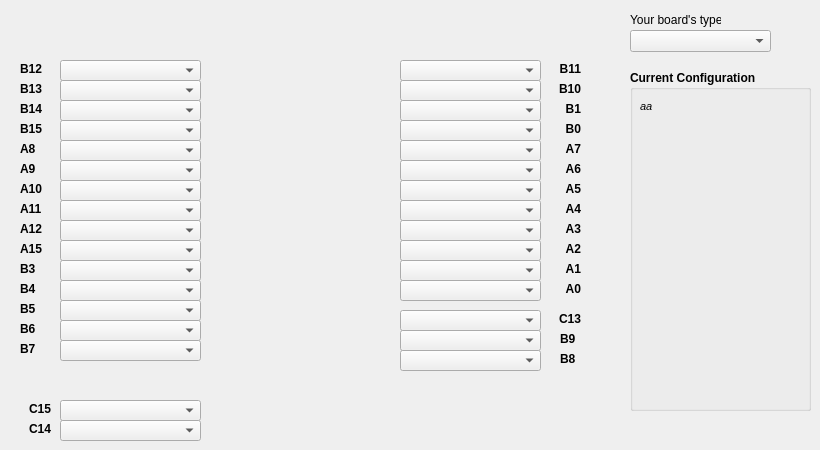
    <widget class="QWidget" name="tab_2">
     <attribute name="title">
      <string>Pins Configuration</string>
     </attribute>
     <widget class="QLabel" name="label_B11">
      <property name="geometry">
       <rect>
        <x>550</x>
        <y>60</y>
        <width>31</width>
        <height>16</height>
       </rect>
      </property>
      <property name="font">
       <font>
        <pointsize>9</pointsize>
        <weight>75</weight>
        <bold>true</bold>
       </font>
      </property>
      <property name="text">
       <string>B11</string>
      </property>
      <property name="alignment">
       <set>Qt::AlignBottom|Qt::AlignRight|Qt::AlignTrailing</set>
      </property>
     </widget>
     <widget class="QComboBox" name="comboBoxA12">
      <property name="geometry">
       <rect>
        <x>60</x>
        <y>220</y>
        <width>141</width>
        <height>21</height>
       </rect>
      </property>
      <property name="maxVisibleItems">
       <number>25</number>
      </property>
     </widget>
     <widget class="QLabel" name="label_A11">
      <property name="geometry">
       <rect>
        <x>20</x>
        <y>200</y>
        <width>31</width>
        <height>16</height>
       </rect>
      </property>
      <property name="font">
       <font>
        <pointsize>9</pointsize>
        <weight>75</weight>
        <bold>true</bold>
       </font>
      </property>
      <property name="text">
       <string>A11</string>
      </property>
      <property name="alignment">
       <set>Qt::AlignBottom|Qt::AlignLeading|Qt::AlignLeft</set>
      </property>
     </widget>
     <widget class="QLabel" name="label_A3">
      <property name="geometry">
       <rect>
        <x>550</x>
        <y>220</y>
        <width>31</width>
        <height>16</height>
       </rect>
      </property>
      <property name="font">
       <font>
        <pointsize>9</pointsize>
        <weight>75</weight>
        <bold>true</bold>
       </font>
      </property>
      <property name="text">
       <string>A3</string>
      </property>
      <property name="alignment">
       <set>Qt::AlignBottom|Qt::AlignRight|Qt::AlignTrailing</set>
      </property>
     </widget>
     <widget class="QComboBox" name="comboBoxB8">
      <property name="geometry">
       <rect>
        <x>400</x>
        <y>350</y>
        <width>141</width>
        <height>21</height>
       </rect>
      </property>
      <property name="maxVisibleItems">
       <number>25</number>
      </property>
     </widget>
     <widget class="QLabel" name="label_B13">
      <property name="geometry">
       <rect>
        <x>20</x>
        <y>80</y>
        <width>31</width>
        <height>16</height>
       </rect>
      </property>
      <property name="font">
       <font>
        <pointsize>9</pointsize>
        <weight>75</weight>
        <bold>true</bold>
       </font>
      </property>
      <property name="text">
       <string>B13</string>
      </property>
      <property name="alignment">
       <set>Qt::AlignBottom|Qt::AlignLeading|Qt::AlignLeft</set>
      </property>
     </widget>
     <widget class="QComboBox" name="comboBoxA4">
      <property name="geometry">
       <rect>
        <x>400</x>
        <y>200</y>
        <width>141</width>
        <height>21</height>
       </rect>
      </property>
      <property name="maxVisibleItems">
       <number>25</number>
      </property>
     </widget>
     <widget class="QComboBox" name="comboBoxA2">
      <property name="geometry">
       <rect>
        <x>400</x>
        <y>240</y>
        <width>141</width>
        <height>21</height>
       </rect>
      </property>
      <property name="maxVisibleItems">
       <number>25</number>
      </property>
     </widget>
     <widget class="QComboBox" name="comboBoxB6">
      <property name="geometry">
       <rect>
        <x>60</x>
        <y>320</y>
        <width>141</width>
        <height>21</height>
       </rect>
      </property>
      <property name="maxVisibleItems">
       <number>25</number>
      </property>
     </widget>
     <widget class="QComboBox" name="comboBoxB13">
      <property name="geometry">
       <rect>
        <x>60</x>
        <y>80</y>
        <width>141</width>
        <height>21</height>
       </rect>
      </property>
      <property name="maxVisibleItems">
       <number>25</number>
      </property>
     </widget>
     <widget class="QComboBox" name="comboBoxC13">
      <property name="geometry">
       <rect>
        <x>400</x>
        <y>310</y>
        <width>141</width>
        <height>21</height>
       </rect>
      </property>
      <property name="maxVisibleItems">
       <number>25</number>
      </property>
     </widget>
     <widget class="QLabel" name="label_A6">
      <property name="geometry">
       <rect>
        <x>550</x>
        <y>160</y>
        <width>31</width>
        <height>16</height>
       </rect>
      </property>
      <property name="font">
       <font>
        <pointsize>9</pointsize>
        <weight>75</weight>
        <bold>true</bold>
       </font>
      </property>
      <property name="text">
       <string>A6</string>
      </property>
      <property name="alignment">
       <set>Qt::AlignBottom|Qt::AlignRight|Qt::AlignTrailing</set>
      </property>
     </widget>
     <widget class="QLabel" name="label_B15">
      <property name="geometry">
       <rect>
        <x>20</x>
        <y>120</y>
        <width>31</width>
        <height>16</height>
       </rect>
      </property>
      <property name="font">
       <font>
        <pointsize>9</pointsize>
        <weight>75</weight>
        <bold>true</bold>
       </font>
      </property>
      <property name="text">
       <string>B15</string>
      </property>
      <property name="alignment">
       <set>Qt::AlignBottom|Qt::AlignLeading|Qt::AlignLeft</set>
      </property>
     </widget>
     <widget class="QLabel" name="label_B3">
      <property name="geometry">
       <rect>
        <x>20</x>
        <y>260</y>
        <width>31</width>
        <height>16</height>
       </rect>
      </property>
      <property name="font">
       <font>
        <pointsize>9</pointsize>
        <weight>75</weight>
        <bold>true</bold>
       </font>
      </property>
      <property name="text">
       <string>B3</string>
      </property>
      <property name="alignment">
       <set>Qt::AlignBottom|Qt::AlignLeading|Qt::AlignLeft</set>
      </property>
     </widget>
     <widget class="QLabel" name="label_B5">
      <property name="geometry">
       <rect>
        <x>20</x>
        <y>300</y>
        <width>31</width>
        <height>16</height>
       </rect>
      </property>
      <property name="font">
       <font>
        <pointsize>9</pointsize>
        <weight>75</weight>
        <bold>true</bold>
       </font>
      </property>
      <property name="text">
       <string>B5</string>
      </property>
      <property name="alignment">
       <set>Qt::AlignBottom|Qt::AlignLeading|Qt::AlignLeft</set>
      </property>
     </widget>
     <widget class="QLabel" name="label_A15">
      <property name="geometry">
       <rect>
        <x>20</x>
        <y>240</y>
        <width>31</width>
        <height>16</height>
       </rect>
      </property>
      <property name="font">
       <font>
        <pointsize>9</pointsize>
        <weight>75</weight>
        <bold>true</bold>
       </font>
      </property>
      <property name="text">
       <string>A15</string>
      </property>
      <property name="alignment">
       <set>Qt::AlignBottom|Qt::AlignLeading|Qt::AlignLeft</set>
      </property>
     </widget>
     <widget class="QGroupBox" name="groupBox">
      <property name="geometry">
       <rect>
        <x>630</x>
        <y>70</y>
        <width>181</width>
        <height>341</height>
       </rect>
      </property>
      <property name="font">
       <font>
        <pointsize>9</pointsize>
        <weight>75</weight>
        <bold>true</bold>
       </font>
      </property>
      <property name="title">
       <string>Current Configuration</string>
      </property>
      <widget class="QLabel" name="labelHelp">
       <property name="geometry">
        <rect>
         <x>10</x>
         <y>30</y>
         <width>151</width>
         <height>221</height>
        </rect>
       </property>
       <property name="font">
        <font>
         <pointsize>8</pointsize>
         <weight>50</weight>
         <italic>true</italic>
         <bold>false</bold>
        </font>
       </property>
       <property name="text">
        <string>aa</string>
       </property>
       <property name="textFormat">
        <enum>Qt::RichText</enum>
       </property>
       <property name="alignment">
        <set>Qt::AlignLeading|Qt::AlignLeft|Qt::AlignTop</set>
       </property>
       <property name="wordWrap">
        <bool>true</bool>
       </property>
      </widget>
     </widget>
     <widget class="QLabel" name="label_C14">
      <property name="geometry">
       <rect>
        <x>20</x>
        <y>420</y>
        <width>31</width>
        <height>16</height>
       </rect>
      </property>
      <property name="font">
       <font>
        <pointsize>9</pointsize>
        <weight>75</weight>
        <bold>true</bold>
       </font>
      </property>
      <property name="text">
       <string>C14</string>
      </property>
      <property name="alignment">
       <set>Qt::AlignBottom|Qt::AlignRight|Qt::AlignTrailing</set>
      </property>
     </widget>
     <widget class="QComboBox" name="comboBoxB11">
      <property name="geometry">
       <rect>
        <x>400</x>
        <y>60</y>
        <width>141</width>
        <height>21</height>
       </rect>
      </property>
      <property name="maxVisibleItems">
       <number>25</number>
      </property>
     </widget>
     <widget class="QLabel" name="label_B6">
      <property name="geometry">
       <rect>
        <x>20</x>
        <y>320</y>
        <width>31</width>
        <height>16</height>
       </rect>
      </property>
      <property name="font">
       <font>
        <pointsize>9</pointsize>
        <weight>75</weight>
        <bold>true</bold>
       </font>
      </property>
      <property name="text">
       <string>B6</string>
      </property>
      <property name="alignment">
       <set>Qt::AlignBottom|Qt::AlignLeading|Qt::AlignLeft</set>
      </property>
     </widget>
     <widget class="QComboBox" name="comboBoxA5">
      <property name="geometry">
       <rect>
        <x>400</x>
        <y>180</y>
        <width>141</width>
        <height>21</height>
       </rect>
      </property>
      <property name="maxVisibleItems">
       <number>25</number>
      </property>
     </widget>
     <widget class="QLabel" name="label_A2">
      <property name="geometry">
       <rect>
        <x>550</x>
        <y>240</y>
        <width>31</width>
        <height>16</height>
       </rect>
      </property>
      <property name="font">
       <font>
        <pointsize>9</pointsize>
        <weight>75</weight>
        <bold>true</bold>
       </font>
      </property>
      <property name="text">
       <string>A2</string>
      </property>
      <property name="alignment">
       <set>Qt::AlignBottom|Qt::AlignRight|Qt::AlignTrailing</set>
      </property>
     </widget>
     <widget class="QLabel" name="label_B1">
      <property name="geometry">
       <rect>
        <x>550</x>
        <y>100</y>
        <width>31</width>
        <height>16</height>
       </rect>
      </property>
      <property name="font">
       <font>
        <pointsize>9</pointsize>
        <weight>75</weight>
        <bold>true</bold>
       </font>
      </property>
      <property name="text">
       <string>B1</string>
      </property>
      <property name="alignment">
       <set>Qt::AlignBottom|Qt::AlignRight|Qt::AlignTrailing</set>
      </property>
     </widget>
     <widget class="QLabel" name="label_B7">
      <property name="geometry">
       <rect>
        <x>20</x>
        <y>340</y>
        <width>31</width>
        <height>16</height>
       </rect>
      </property>
      <property name="font">
       <font>
        <pointsize>9</pointsize>
        <weight>75</weight>
        <bold>true</bold>
       </font>
      </property>
      <property name="text">
       <string>B7</string>
      </property>
      <property name="alignment">
       <set>Qt::AlignBottom|Qt::AlignLeading|Qt::AlignLeft</set>
      </property>
     </widget>
     <widget class="QComboBox" name="comboBoxA1">
      <property name="geometry">
       <rect>
        <x>400</x>
        <y>260</y>
        <width>141</width>
        <height>21</height>
       </rect>
      </property>
      <property name="maxVisibleItems">
       <number>25</number>
      </property>
     </widget>
     <widget class="QLabel" name="label_A0">
      <property name="geometry">
       <rect>
        <x>550</x>
        <y>280</y>
        <width>31</width>
        <height>16</height>
       </rect>
      </property>
      <property name="font">
       <font>
        <pointsize>9</pointsize>
        <weight>75</weight>
        <bold>true</bold>
       </font>
      </property>
      <property name="text">
       <string>A0</string>
      </property>
      <property name="alignment">
       <set>Qt::AlignBottom|Qt::AlignRight|Qt::AlignTrailing</set>
      </property>
     </widget>
     <widget class="QLabel" name="label_A4">
      <property name="geometry">
       <rect>
        <x>550</x>
        <y>200</y>
        <width>31</width>
        <height>16</height>
       </rect>
      </property>
      <property name="font">
       <font>
        <pointsize>9</pointsize>
        <weight>75</weight>
        <bold>true</bold>
       </font>
      </property>
      <property name="text">
       <string>A4</string>
      </property>
      <property name="alignment">
       <set>Qt::AlignBottom|Qt::AlignRight|Qt::AlignTrailing</set>
      </property>
     </widget>
     <widget class="QLabel" name="label_A7">
      <property name="geometry">
       <rect>
        <x>550</x>
        <y>140</y>
        <width>31</width>
        <height>16</height>
       </rect>
      </property>
      <property name="font">
       <font>
        <pointsize>9</pointsize>
        <weight>75</weight>
        <bold>true</bold>
       </font>
      </property>
      <property name="text">
       <string>A7</string>
      </property>
      <property name="alignment">
       <set>Qt::AlignBottom|Qt::AlignRight|Qt::AlignTrailing</set>
      </property>
     </widget>
     <widget class="QComboBox" name="comboBoxB15">
      <property name="geometry">
       <rect>
        <x>60</x>
        <y>120</y>
        <width>141</width>
        <height>21</height>
       </rect>
      </property>
      <property name="maxVisibleItems">
       <number>25</number>
      </property>
     </widget>
     <widget class="QComboBox" name="comboBoxA0">
      <property name="geometry">
       <rect>
        <x>400</x>
        <y>280</y>
        <width>141</width>
        <height>21</height>
       </rect>
      </property>
      <property name="maxVisibleItems">
       <number>25</number>
      </property>
      <property name="frame">
       <bool>true</bool>
      </property>
     </widget>
     <widget class="QLabel" name="label_B8">
      <property name="geometry">
       <rect>
        <x>560</x>
        <y>350</y>
        <width>31</width>
        <height>16</height>
       </rect>
      </property>
      <property name="font">
       <font>
        <pointsize>9</pointsize>
        <weight>75</weight>
        <bold>true</bold>
       </font>
      </property>
      <property name="text">
       <string>B8</string>
      </property>
      <property name="alignment">
       <set>Qt::AlignBottom|Qt::AlignLeading|Qt::AlignLeft</set>
      </property>
     </widget>
     <widget class="QComboBox" name="comboBoxB10">
      <property name="geometry">
       <rect>
        <x>400</x>
        <y>80</y>
        <width>141</width>
        <height>21</height>
       </rect>
      </property>
      <property name="maxVisibleItems">
       <number>25</number>
      </property>
     </widget>
     <widget class="QLabel" name="label_A9">
      <property name="geometry">
       <rect>
        <x>20</x>
        <y>160</y>
        <width>31</width>
        <height>16</height>
       </rect>
      </property>
      <property name="font">
       <font>
        <pointsize>9</pointsize>
        <weight>75</weight>
        <bold>true</bold>
       </font>
      </property>
      <property name="text">
       <string>A9</string>
      </property>
      <property name="alignment">
       <set>Qt::AlignBottom|Qt::AlignLeading|Qt::AlignLeft</set>
      </property>
     </widget>
     <widget class="QLabel" name="label_B0">
      <property name="geometry">
       <rect>
        <x>550</x>
        <y>120</y>
        <width>31</width>
        <height>16</height>
       </rect>
      </property>
      <property name="font">
       <font>
        <pointsize>9</pointsize>
        <weight>75</weight>
        <bold>true</bold>
       </font>
      </property>
      <property name="text">
       <string>B0</string>
      </property>
      <property name="alignment">
       <set>Qt::AlignBottom|Qt::AlignRight|Qt::AlignTrailing</set>
      </property>
     </widget>
     <widget class="QComboBox" name="comboBoxA11">
      <property name="geometry">
       <rect>
        <x>60</x>
        <y>200</y>
        <width>141</width>
        <height>21</height>
       </rect>
      </property>
      <property name="maxVisibleItems">
       <number>25</number>
      </property>
     </widget>
     <widget class="QLabel" name="label">
      <property name="geometry">
       <rect>
        <x>210</x>
        <y>20</y>
        <width>181</width>
        <height>411</height>
       </rect>
      </property>
      <property name="text">
       <string/>
      </property>
      <property name="pixmap">
       <pixmap resource="oshstudio.qrc">:/Images/boardTypeII.jpg</pixmap>
      </property>
      <property name="scaledContents">
       <bool>true</bool>
      </property>
     </widget>
     <widget class="QComboBox" name="comboBoxA3">
      <property name="geometry">
       <rect>
        <x>400</x>
        <y>220</y>
        <width>141</width>
        <height>21</height>
       </rect>
      </property>
      <property name="maxVisibleItems">
       <number>25</number>
      </property>
     </widget>
     <widget class="QComboBox" name="comboBoxA15">
      <property name="geometry">
       <rect>
        <x>60</x>
        <y>240</y>
        <width>141</width>
        <height>21</height>
       </rect>
      </property>
      <property name="maxVisibleItems">
       <number>25</number>
      </property>
     </widget>
     <widget class="QComboBox" name="comboBoxC14">
      <property name="geometry">
       <rect>
        <x>60</x>
        <y>420</y>
        <width>141</width>
        <height>21</height>
       </rect>
      </property>
      <property name="maxVisibleItems">
       <number>25</number>
      </property>
     </widget>
     <widget class="QComboBox" name="comboBoxB4">
      <property name="geometry">
       <rect>
        <x>60</x>
        <y>280</y>
        <width>141</width>
        <height>21</height>
       </rect>
      </property>
      <property name="maxVisibleItems">
       <number>25</number>
      </property>
     </widget>
     <widget class="QComboBox" name="comboBoxC15">
      <property name="geometry">
       <rect>
        <x>60</x>
        <y>400</y>
        <width>141</width>
        <height>21</height>
       </rect>
      </property>
      <property name="maxVisibleItems">
       <number>25</number>
      </property>
     </widget>
     <widget class="QComboBox" name="comboBoxB3">
      <property name="geometry">
       <rect>
        <x>60</x>
        <y>260</y>
        <width>141</width>
        <height>21</height>
       </rect>
      </property>
      <property name="maxVisibleItems">
       <number>25</number>
      </property>
     </widget>
     <widget class="QComboBox" name="comboBoxA8">
      <property name="geometry">
       <rect>
        <x>60</x>
        <y>140</y>
        <width>141</width>
        <height>21</height>
       </rect>
      </property>
      <property name="maxVisibleItems">
       <number>25</number>
      </property>
     </widget>
     <widget class="QComboBox" name="comboBoxB7">
      <property name="geometry">
       <rect>
        <x>60</x>
        <y>340</y>
        <width>141</width>
        <height>21</height>
       </rect>
      </property>
      <property name="maxVisibleItems">
       <number>25</number>
      </property>
     </widget>
     <widget class="QComboBox" name="comboBoxB1">
      <property name="geometry">
       <rect>
        <x>400</x>
        <y>100</y>
        <width>141</width>
        <height>21</height>
       </rect>
      </property>
      <property name="maxVisibleItems">
       <number>25</number>
      </property>
     </widget>
     <widget class="QComboBox" name="comboBoxB9">
      <property name="geometry">
       <rect>
        <x>400</x>
        <y>330</y>
        <width>141</width>
        <height>21</height>
       </rect>
      </property>
      <property name="maxVisibleItems">
       <number>25</number>
      </property>
     </widget>
     <widget class="QLabel" name="label_C15">
      <property name="geometry">
       <rect>
        <x>20</x>
        <y>400</y>
        <width>31</width>
        <height>16</height>
       </rect>
      </property>
      <property name="font">
       <font>
        <pointsize>9</pointsize>
        <weight>75</weight>
        <bold>true</bold>
       </font>
      </property>
      <property name="text">
       <string>C15</string>
      </property>
      <property name="alignment">
       <set>Qt::AlignBottom|Qt::AlignRight|Qt::AlignTrailing</set>
      </property>
     </widget>
     <widget class="QComboBox" name="comboBoxB5">
      <property name="geometry">
       <rect>
        <x>60</x>
        <y>300</y>
        <width>141</width>
        <height>21</height>
       </rect>
      </property>
      <property name="maxVisibleItems">
       <number>25</number>
      </property>
     </widget>
     <widget class="QComboBox" name="comboBoxA10">
      <property name="geometry">
       <rect>
        <x>60</x>
        <y>180</y>
        <width>141</width>
        <height>21</height>
       </rect>
      </property>
      <property name="maxVisibleItems">
       <number>25</number>
      </property>
     </widget>
     <widget class="QComboBox" name="comboBoxB12">
      <property name="geometry">
       <rect>
        <x>60</x>
        <y>60</y>
        <width>141</width>
        <height>21</height>
       </rect>
      </property>
      <property name="maxVisibleItems">
       <number>25</number>
      </property>
     </widget>
     <widget class="QLabel" name="label_A5">
      <property name="geometry">
       <rect>
        <x>550</x>
        <y>180</y>
        <width>31</width>
        <height>16</height>
       </rect>
      </property>
      <property name="font">
       <font>
        <pointsize>9</pointsize>
        <weight>75</weight>
        <bold>true</bold>
       </font>
      </property>
      <property name="text">
       <string>A5</string>
      </property>
      <property name="alignment">
       <set>Qt::AlignBottom|Qt::AlignRight|Qt::AlignTrailing</set>
      </property>
     </widget>
     <widget class="QComboBox" name="comboBoxB14">
      <property name="geometry">
       <rect>
        <x>60</x>
        <y>100</y>
        <width>141</width>
        <height>21</height>
       </rect>
      </property>
      <property name="maxVisibleItems">
       <number>25</number>
      </property>
     </widget>
     <widget class="QComboBox" name="comboBoxB0">
      <property name="geometry">
       <rect>
        <x>400</x>
        <y>120</y>
        <width>141</width>
        <height>21</height>
       </rect>
      </property>
      <property name="maxVisibleItems">
       <number>25</number>
      </property>
     </widget>
     <widget class="QLabel" name="label_B4">
      <property name="geometry">
       <rect>
        <x>20</x>
        <y>280</y>
        <width>31</width>
        <height>16</height>
       </rect>
      </property>
      <property name="font">
       <font>
        <pointsize>9</pointsize>
        <weight>75</weight>
        <bold>true</bold>
       </font>
      </property>
      <property name="text">
       <string>B4</string>
      </property>
      <property name="alignment">
       <set>Qt::AlignBottom|Qt::AlignLeading|Qt::AlignLeft</set>
      </property>
     </widget>
     <widget class="QLabel" name="label_B12">
      <property name="geometry">
       <rect>
        <x>20</x>
        <y>60</y>
        <width>31</width>
        <height>16</height>
       </rect>
      </property>
      <property name="font">
       <font>
        <pointsize>9</pointsize>
        <weight>75</weight>
        <bold>true</bold>
       </font>
      </property>
      <property name="text">
       <string>B12</string>
      </property>
      <property name="alignment">
       <set>Qt::AlignBottom|Qt::AlignLeading|Qt::AlignLeft</set>
      </property>
     </widget>
     <widget class="QLabel" name="label_A8">
      <property name="geometry">
       <rect>
        <x>20</x>
        <y>140</y>
        <width>31</width>
        <height>16</height>
       </rect>
      </property>
      <property name="font">
       <font>
        <pointsize>9</pointsize>
        <weight>75</weight>
        <bold>true</bold>
       </font>
      </property>
      <property name="text">
       <string>A8</string>
      </property>
      <property name="alignment">
       <set>Qt::AlignBottom|Qt::AlignLeading|Qt::AlignLeft</set>
      </property>
     </widget>
     <widget class="QLabel" name="label_B14">
      <property name="geometry">
       <rect>
        <x>20</x>
        <y>100</y>
        <width>31</width>
        <height>16</height>
       </rect>
      </property>
      <property name="font">
       <font>
        <pointsize>9</pointsize>
        <weight>75</weight>
        <bold>true</bold>
       </font>
      </property>
      <property name="text">
       <string>B14</string>
      </property>
      <property name="alignment">
       <set>Qt::AlignBottom|Qt::AlignLeading|Qt::AlignLeft</set>
      </property>
     </widget>
     <widget class="QLabel" name="label_A1">
      <property name="geometry">
       <rect>
        <x>550</x>
        <y>260</y>
        <width>31</width>
        <height>16</height>
       </rect>
      </property>
      <property name="font">
       <font>
        <pointsize>9</pointsize>
        <weight>75</weight>
        <bold>true</bold>
       </font>
      </property>
      <property name="text">
       <string>A1</string>
      </property>
      <property name="alignment">
       <set>Qt::AlignBottom|Qt::AlignRight|Qt::AlignTrailing</set>
      </property>
     </widget>
     <widget class="QComboBox" name="comboBoxA6">
      <property name="geometry">
       <rect>
        <x>400</x>
        <y>160</y>
        <width>141</width>
        <height>21</height>
       </rect>
      </property>
      <property name="maxVisibleItems">
       <number>25</number>
      </property>
     </widget>
     <widget class="QLabel" name="label_B9">
      <property name="geometry">
       <rect>
        <x>560</x>
        <y>330</y>
        <width>31</width>
        <height>16</height>
       </rect>
      </property>
      <property name="font">
       <font>
        <pointsize>9</pointsize>
        <weight>75</weight>
        <bold>true</bold>
       </font>
      </property>
      <property name="text">
       <string>B9</string>
      </property>
      <property name="alignment">
       <set>Qt::AlignBottom|Qt::AlignLeading|Qt::AlignLeft</set>
      </property>
     </widget>
     <widget class="QComboBox" name="comboBoxA9">
      <property name="geometry">
       <rect>
        <x>60</x>
        <y>160</y>
        <width>141</width>
        <height>21</height>
       </rect>
      </property>
      <property name="maxVisibleItems">
       <number>25</number>
      </property>
     </widget>
     <widget class="QLabel" name="label_A10">
      <property name="geometry">
       <rect>
        <x>20</x>
        <y>180</y>
        <width>31</width>
        <height>16</height>
       </rect>
      </property>
      <property name="font">
       <font>
        <pointsize>9</pointsize>
        <weight>75</weight>
        <bold>true</bold>
       </font>
      </property>
      <property name="text">
       <string>A10</string>
      </property>
      <property name="alignment">
       <set>Qt::AlignBottom|Qt::AlignLeading|Qt::AlignLeft</set>
      </property>
     </widget>
     <widget class="QComboBox" name="comboBoxA7">
      <property name="geometry">
       <rect>
        <x>400</x>
        <y>140</y>
        <width>141</width>
        <height>21</height>
       </rect>
      </property>
      <property name="maxVisibleItems">
       <number>25</number>
      </property>
     </widget>
     <widget class="QLabel" name="label_A12">
      <property name="geometry">
       <rect>
        <x>20</x>
        <y>220</y>
        <width>31</width>
        <height>16</height>
       </rect>
      </property>
      <property name="font">
       <font>
        <pointsize>9</pointsize>
        <weight>75</weight>
        <bold>true</bold>
       </font>
      </property>
      <property name="text">
       <string>A12</string>
      </property>
      <property name="alignment">
       <set>Qt::AlignBottom|Qt::AlignLeading|Qt::AlignLeft</set>
      </property>
     </widget>
     <widget class="QLabel" name="label_C13">
      <property name="geometry">
       <rect>
        <x>550</x>
        <y>310</y>
        <width>31</width>
        <height>16</height>
       </rect>
      </property>
      <property name="font">
       <font>
        <pointsize>9</pointsize>
        <weight>75</weight>
        <bold>true</bold>
       </font>
      </property>
      <property name="text">
       <string>C13</string>
      </property>
      <property name="alignment">
       <set>Qt::AlignBottom|Qt::AlignRight|Qt::AlignTrailing</set>
      </property>
     </widget>
     <widget class="QLabel" name="label_B10">
      <property name="geometry">
       <rect>
        <x>550</x>
        <y>80</y>
        <width>31</width>
        <height>16</height>
       </rect>
      </property>
      <property name="font">
       <font>
        <pointsize>9</pointsize>
        <weight>75</weight>
        <bold>true</bold>
       </font>
      </property>
      <property name="text">
       <string>B10</string>
      </property>
      <property name="alignment">
       <set>Qt::AlignBottom|Qt::AlignRight|Qt::AlignTrailing</set>
      </property>
     </widget>
     <widget class="QLabel" name="label_3">
      <property name="geometry">
       <rect>
        <x>630</x>
        <y>10</y>
        <width>91</width>
        <height>20</height>
       </rect>
      </property>
      <property name="text">
       <string>Your board's type:</string>
      </property>
     </widget>
     <widget class="QComboBox" name="comboBox_BoardType">
      <property name="geometry">
       <rect>
        <x>630</x>
        <y>30</y>
        <width>141</width>
        <height>22</height>
       </rect>
      </property>
     </widget>
     <zorder>label_B12</zorder>
     <zorder>label_B14</zorder>
     <zorder>label_A10</zorder>
     <zorder>label_A8</zorder>
     <zorder>label_B11</zorder>
     <zorder>comboBoxA12</zorder>
     <zorder>label_A11</zorder>
     <zorder>label_A3</zorder>
     <zorder>comboBoxB8</zorder>
     <zorder>label_B13</zorder>
     <zorder>comboBoxA4</zorder>
     <zorder>comboBoxA2</zorder>
     <zorder>comboBoxB6</zorder>
     <zorder>comboBoxB13</zorder>
     <zorder>comboBoxC13</zorder>
     <zorder>label_A6</zorder>
     <zorder>label_B15</zorder>
     <zorder>label_B3</zorder>
     <zorder>label_B5</zorder>
     <zorder>label_A15</zorder>
     <zorder>groupBox</zorder>
     <zorder>label_C14</zorder>
     <zorder>comboBoxB11</zorder>
     <zorder>label_B6</zorder>
     <zorder>comboBoxA5</zorder>
     <zorder>label_A2</zorder>
     <zorder>label_B1</zorder>
     <zorder>label_B7</zorder>
     <zorder>comboBoxA1</zorder>
     <zorder>label_A0</zorder>
     <zorder>label_A4</zorder>
     <zorder>label_A7</zorder>
     <zorder>comboBoxB15</zorder>
     <zorder>comboBoxA0</zorder>
     <zorder>label_B8</zorder>
     <zorder>comboBoxB10</zorder>
     <zorder>label_A9</zorder>
     <zorder>label_B0</zorder>
     <zorder>comboBoxA11</zorder>
     <zorder>label</zorder>
     <zorder>comboBoxA3</zorder>
     <zorder>comboBoxA15</zorder>
     <zorder>comboBoxC14</zorder>
     <zorder>comboBoxB4</zorder>
     <zorder>comboBoxC15</zorder>
     <zorder>comboBoxB3</zorder>
     <zorder>comboBoxA8</zorder>
     <zorder>comboBoxB7</zorder>
     <zorder>comboBoxB1</zorder>
     <zorder>comboBoxB9</zorder>
     <zorder>label_C15</zorder>
     <zorder>comboBoxB5</zorder>
     <zorder>comboBoxA10</zorder>
     <zorder>comboBoxB12</zorder>
     <zorder>label_A5</zorder>
     <zorder>comboBoxB14</zorder>
     <zorder>comboBoxB0</zorder>
     <zorder>label_B4</zorder>
     <zorder>label_A1</zorder>
     <zorder>comboBoxA6</zorder>
     <zorder>label_B9</zorder>
     <zorder>comboBoxA9</zorder>
     <zorder>comboBoxA7</zorder>
     <zorder>label_A12</zorder>
     <zorder>label_C13</zorder>
     <zorder>label_B10</zorder>
     <zorder>label_3</zorder>
     <zorder>comboBox_BoardType</zorder>
    </widget>
